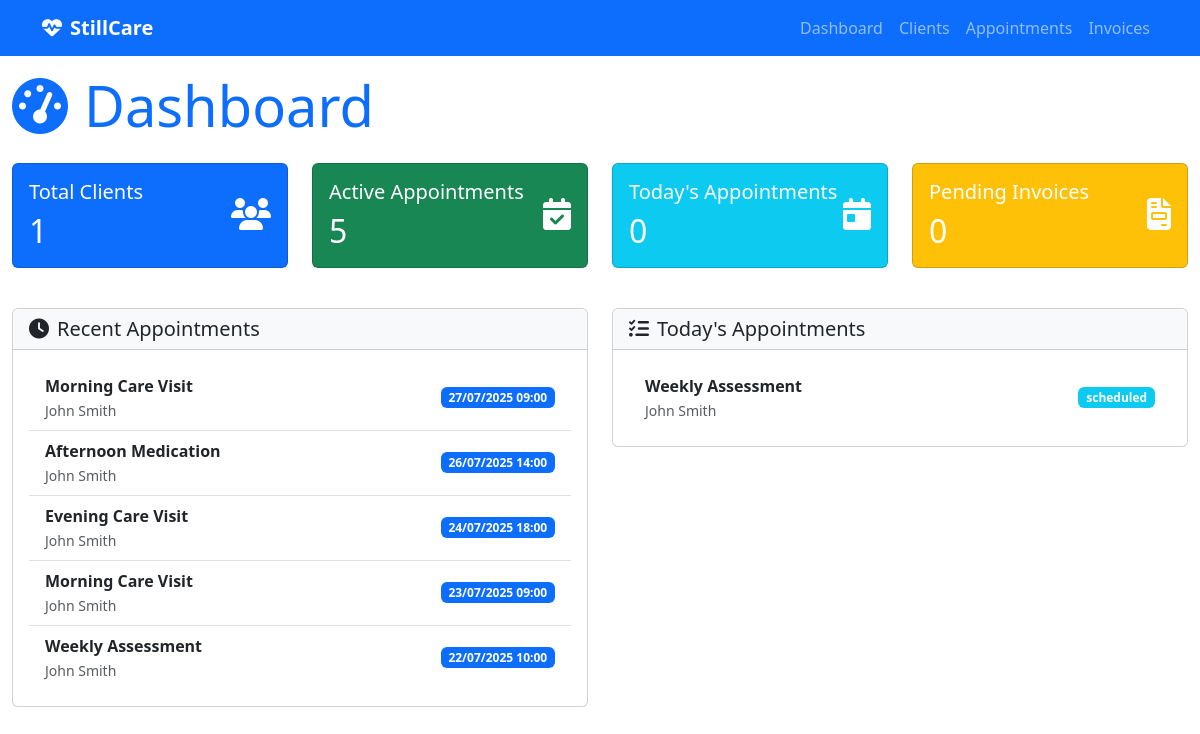
The page / on the database its author committed.
### appointment_management/models.py (models this page shows, shortened)
class Appointment(models.Model):
    FREQUENCY_CHOICES = [
        ('daily', 'Daily'),
        ('weekly', 'Weekly'),
        ('monthly', 'Monthly'),
    ]
    title = models.CharField(max_length=200)
    description = models.TextField(blank=True, null=True)
    start_time = models.DateTimeField(help_text="When the appointment/visit should start")
    end_time = models.DateTimeField(help_text="When the appointment/visit should end")
    status = models.CharField(max_length=50, choices=[
        ('scheduled', 'Scheduled'),
        ('completed', 'Completed'),
        ('cancelled', 'Cancelled'),
        ('no_show', 'No Show'),
    ], default='scheduled')
    client = models.ForeignKey(
        'client_management.Client',
        on_delete=models.CASCADE,
        related_name='appointments',
        help_text="The client this appointment is for"
    )
    frequency = models.CharField(
        max_length=20,
        choices=FREQUENCY_CHOICES,
        blank=True,
        null=True,
        help_text="How often this appointment repeats"
    )
    assigned_staff = models.ForeignKey(settings.AUTH_USER_MODEL, on_delete=models.PROTECT, null=False, blank=False, related_name='appointments', help_text="Staff member assigned to this appointment")
    created_at = models.DateTimeField(auto_now_add=True)
    updated_at = models.DateTimeField(auto_now=True)
    class Meta:
        verbose_name = "Appointment"
        verbose_name_plural = "Appointments"
    VISIT_STATUS_CHOICES = [
        ('scheduled', 'Scheduled'),
        ('in_progress', 'In Progress'),
        ('completed', 'Completed'),
        ('cancelled', 'Cancelled'),
    ]
    status = models.CharField(
        max_length=20,
        choices=VISIT_STATUS_CHOICES,
        default='scheduled'
    )
    actual_start_time = models.DateTimeField(blank=True, null=True)
    actual_end_time = models.DateTimeField(blank=True, null=True)
    checklist_items = models.JSONField(
        default=list,
        help_text="List of checklist items from the client's care plan"
    )

### client_management/models.py (models this page shows, shortened)
class Client(models.Model):
    CHECKLIST_CHOICES = [
        ('basic_care', 'Basic Care'),
        ('medication_management', 'Medication Management'),
        ('wound_care', 'Wound Care'),
        ('physical_therapy', 'Physical Therapy'),
        ('nursing_care', 'Nursing Care'),
        ('social_work', 'Social Work'),
        ('nutrition', 'Nutrition'),
        ('hygiene', 'Hygiene'),
        ('mobility', 'Mobility Assistance'),
        ('monitoring', 'Vital Signs Monitoring'),
        ('education', 'Patient Education'),
        ('family_support', 'Family Support'),
        ('emergency_prep', 'Emergency Preparedness'),
        ('equipment', 'Medical Equipment'),
        ('transportation', 'Transportation'),
    ]
    first_name = models.CharField(max_length=100)
    last_name = models.CharField(max_length=100)
    address = models.TextField()
    phone = models.CharField(max_length=20, blank=True, null=True)
    email = models.EmailField(blank=True, null=True)
    care_checklist = models.JSONField(
        default=list,
        help_text="List of care items required for this client"
    )
    created_at = models.DateTimeField(auto_now_add=True)
    updated_at = models.DateTimeField(auto_now=True)
    @property
    def full_name(self):
        return f"{self.first_name} {self.last_name}"
    class Meta:
        verbose_name = "Client"
        verbose_name_plural = "Clients"
        ordering = ['last_name', 'first_name']

### care_backend/views.py (the view)
# urls.py: path('', views.dashboard, name='dashboard'),
def dashboard(request):
    today = timezone.now().date()
    total_clients = Client.objects.count()
    active_appointments = Appointment.objects.filter(
        Q(start_time__date__gte=today) &
        Q(status='scheduled')
    ).count()
    pending_invoices = InvoiceGroup.objects.filter(
        client__isnull=False
    ).distinct().count()
    total_staff = User.objects.filter(is_staff_member=True, is_active=True).count()
    seven_days_ago = timezone.now() - timedelta(days=7)
    recent_appointments = Appointment.objects.filter(
        start_time__gte=seven_days_ago
    ).order_by('-start_time')[:5]
    today_appointments = Appointment.objects.filter(
        start_time__date=today
    ).order_by('start_time')[:5]
    context = {
        'total_clients': total_clients,
        'active_appointments': active_appointments,
        'pending_invoices': pending_invoices,
        'recent_appointments': recent_appointments,
        'today_appointments': today_appointments,
        'total_staff': total_staff,
    }
    return render(request, 'dashboard.html', context)

### templates/dashboard.html (shortened to what this page needs)
{% extends "base.html" %}
{% block content %}
<h1 class="display-4 text-primary mb-4"><i class="fas fa-tachometer-alt me-3"></i>Dashboard</h1>
<div class="row mb-4">
    <div class="col-md-3 mb-3">
        <a href="{% url 'client_list' %}" class="dashboard-tile-link text-decoration-none">
        <div class="card bg-primary text-white h-100">
            <div class="card-body">
                <div class="d-flex justify-content-between">
                    <div>
                        <h5 class="card-title">Total Clients</h5>
                        <h2 class="mb-0">{{ total_clients }}</h2>
                    </div>
                    <div class="align-self-center">
                        <i class="fas fa-users fa-2x"></i>
                    </div>
                </div>
            </div>
        </div>
        </a>
    </div>
    <div class="col-md-3 mb-3">
        <a href="{% url 'appointment_list' %}" class="dashboard-tile-link text-decoration-none">
        <div class="card bg-success text-white h-100">
            <div class="card-body">
                <div class="d-flex justify-content-between">
                    <div>
                        <h5 class="card-title">Active Appointments</h5>
                        <h2 class="mb-0">{{ active_appointments }}</h2>
                    </div>
                    <div class="align-self-center">
                        <i class="fas fa-calendar-check fa-2x"></i>
                    </div>
                </div>
            </div>
        </div>
        </a>
    </div>
    <div class="col-md-3 mb-3">
        <a href="{% url 'appointment_list' %}" class="dashboard-tile-link text-decoration-none">
        <div class="card bg-info text-white h-100">
            <div class="card-body">
                <div class="d-flex justify-content-between">
                    <div>
                        <h5 class="card-title">Today's Appointments</h5>
                        <h2 class="mb-0">{{ today_appointments_count|default:0 }}</h2>
                    </div>
                    <div class="align-self-center">
                        <i class="fas fa-calendar-day fa-2x"></i>
                    </div>
                </div>
            </div>
        </div>
        </a>
    </div>
    <div class="col-md-3 mb-3">
        <a href="{% url 'invoice_list' %}" class="dashboard-tile-link text-decoration-none">
        <div class="card bg-warning text-white h-100">
            <div class="card-body">
                <div class="d-flex justify-content-between">
                    <div>
                        <h5 class="card-title">Pending Invoices</h5>
                        <h2 class="mb-0">{{ pending_invoices }}</h2>
                    </div>
                    <div class="align-self-center">
                        <i class="fas fa-file-invoice fa-2x"></i>
                    </div>
                </div>
            </div>
        </div>
        </a>
    </div>
</div>
<div class="row">
    <div class="col-md-6 mb-4">
        <div class="card">
            <div class="card-header bg-light">
                <h5 class="mb-0"><i class="fas fa-clock me-2"></i>Recent Appointments</h5>
            </div>
            <div class="card-body">
                <ul class="list-group list-group-flush">
                    {% for appointment in recent_appointments %}
                    <li class="list-group-item d-flex justify-content-between align-items-center">
                        <div>
                            <strong>{{ appointment.title }}</strong><br>
                            <small class="text-muted">{{ appointment.client.full_name }}</small>
                        </div>
                        <span class="badge bg-primary">{{ appointment.start_time|date:"d/m/Y H:i" }}</span>
                    </li>
                    {% empty %}
                    <li class="list-group-item text-center">No recent appointments.</li>
                    {% endfor %}
                </ul>
            </div>
        </div>
    </div>
    <div class="col-md-6 mb-4">
        <div class="card">
            <div class="card-header bg-light">
                <h5 class="mb-0"><i class="fas fa-tasks me-2"></i>Today's Appointments</h5>
            </div>
            <div class="card-body">
                <ul class="list-group list-group-flush">
                    {% for appointment in today_appointments %}
                    <li class="list-group-item d-flex justify-content-between align-items-center">
                        <div>
                            <strong>{{ appointment.title }}</strong><br>
                            <small class="text-muted">{{ appointment.client.full_name }}</small>
                        </div>
                        <span class="badge bg-info">{{ appointment.status }}</span>
                    </li>
                    {% empty %}
                    <li class="list-group-item text-center">No appointments today.</li>
                    {% endfor %}
                </ul>
            </div>
        </div>
    </div>
</div>
{% endblock %}

### templates/dashboard.html (style rules this page uses)
.dashboard-tile-link { transition: box-shadow 0.2s, transform 0.2s; display: block; border-radius: 0.5rem; }

### rows shown on the page
Appointment: title "Morning Care Visit", client.full_name "John Smith", start_time "27/07/2025 09:00"
Appointment: title "Afternoon Medication", client.full_name "John Smith", start_time "26/07/2025 14:00"
Appointment: title "Evening Care Visit", client.full_name "John Smith", start_time "24/07/2025 18:00"
Appointment: title "Morning Care Visit", client.full_name "John Smith", start_time "23/07/2025 09:00"
Appointment: title "Weekly Assessment", client.full_name "John Smith", start_time "22/07/2025 10:00", status "scheduled"

### other values the page prints
{{ total_clients }} "1"
{{ active_appointments }} "5"
{{ today_appointments_count|default:0 }} "0"
{{ pending_invoices }} "0"
